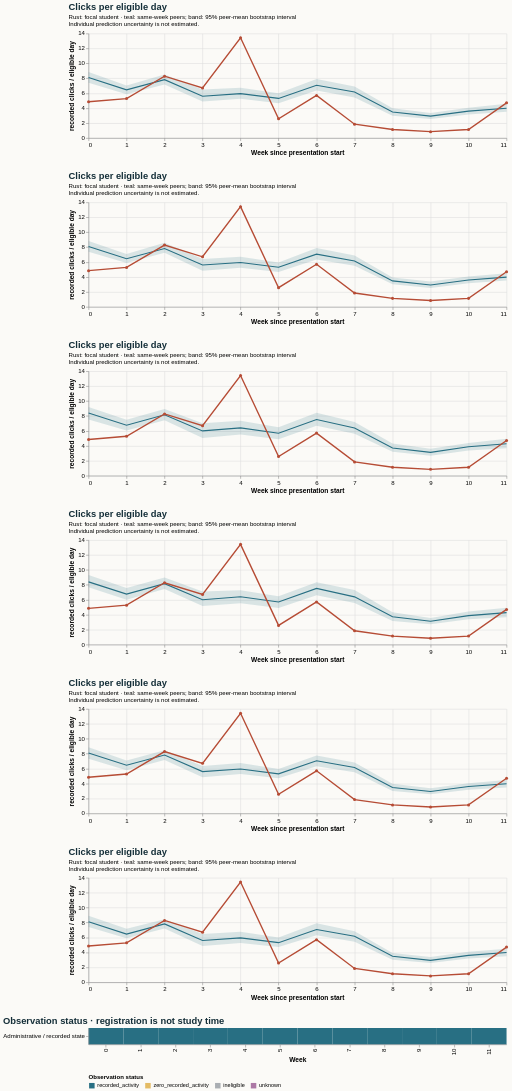

This figure's Vega-Lite source:
### Vega-Lite specification from a JSON file in a GitHub repository (floating-point values rounded to 4 significant figures)
{"$schema": "https://vega.github.io/schema/vega-lite/v5.20.1.json", "config": {"axis": {"labelFontSize": 11, "titleFontSize": 12}, "background": "#fbfaf7", "font": "sans-serif", "title": {"anchor": "start", "color": "#142e38", "fontSize": 17, "subtitleFontSize": 11}, "view": {"continuousHeight": 300, "continuousWidth": 300, "stroke": null}}, "datasets": {"data-1780de9d693d314b144a5803b7844742": [{"end_day": 6, "focal_value": 4.857, "peer_ci_high": 8.818, "peer_ci_low": 7.389, "peer_mean": 8.1, "peer_observations": 1159, "peer_people": 1159, "reference": "course", "unit": "recorded clicks / eligible day", "week": 0}, {"end_day": 13, "focal_value": 5.286, "peer_ci_high": 7.094, "peer_ci_low": 5.897, "peer_mean": 6.456, "peer_observations": 1151, "peer_people": 1151, "reference": "course", "unit": "recorded clicks / eligible day", "week": 1}, {"end_day": 20, "focal_value": 8.286, "peer_ci_high": 8.583, "peer_ci_low": 7.238, "peer_mean": 7.819, "peer_observations": 1133, "peer_people": 1133, "reference": "course", "unit": "recorded clicks / eligible day", "week": 2}, {"end_day": 27, "focal_value": 6.714, "peer_ci_high": 6.41, "peer_ci_low": 4.851, "peer_mean": 5.608, "peer_observations": 1125, "peer_people": 1125, "reference": "course", "unit": "recorded clicks / eligible day", "week": 3}, {"end_day": 34, "focal_value": 13.43, "peer_ci_high": 6.71, "peer_ci_low": 5.233, "peer_mean": 5.954, "peer_observations": 1088, "peer_people": 1088, "reference": "course", "unit": "recorded clicks / eligible day", "week": 4}, {"end_day": 41, "focal_value": 2.571, "peer_ci_high": 5.955, "peer_ci_low": 4.691, "peer_mean": 5.31, "peer_observations": 1081, "peer_people": 1081, "reference": "course", "unit": "recorded clicks / eligible day", "week": 5}, {"end_day": 48, "focal_value": 5.714, "peer_ci_high": 7.877, "peer_ci_low": 6.335, "peer_mean": 7.065, "peer_observations": 1070, "peer_people": 1070, "reference": "course", "unit": "recorded clicks / eligible day", "week": 6}, {"end_day": 55, "focal_value": 1.857, "peer_ci_high": 6.899, "peer_ci_low": 5.498, "peer_mean": 6.16, "peer_observations": 1054, "peer_people": 1054, "reference": "course", "unit": "recorded clicks / eligible day", "week": 7}, {"end_day": 62, "focal_value": 1.143, "peer_ci_high": 3.937, "peer_ci_low": 3.02, "peer_mean": 3.483, "peer_observations": 1044, "peer_people": 1044, "reference": "course", "unit": "recorded clicks / eligible day", "week": 8}, {"end_day": 69, "focal_value": 0.8571, "peer_ci_high": 3.389, "peer_ci_low": 2.547, "peer_mean": 2.943, "peer_observations": 1027, "peer_people": 1027, "reference": "course", "unit": "recorded clicks / eligible day", "week": 9}, {"end_day": 76, "focal_value": 1.143, "peer_ci_high": 4.086, "peer_ci_low": 3.179, "peer_mean": 3.609, "peer_observations": 1021, "peer_people": 1021, "reference": "course", "unit": "recorded clicks / eligible day", "week": 10}, {"end_day": 83, "focal_value": 4.714, "peer_ci_high": 4.513, "peer_ci_low": 3.54, "peer_mean": 3.989, "peer_observations": 1016, "peer_people": 1016, "reference": "course", "unit": "recorded clicks / eligible day", "week": 11}], "data-3efce100d0aa5ae0888daa3e29f0aad8": [{"eligible_days": 7.0, "end_day": 6, "logging_completeness": "unknown", "observation_status": "recorded_activity", "row": "Administrative / recorded state", "score_status": "withheld_release_time_unknown", "start_day": 0, "value": 4.857, "week": 0}, {"eligible_days": 7.0, "end_day": 13, "logging_completeness": "unknown", "observation_status": "recorded_activity", "row": "Administrative / recorded state", "score_status": "withheld_release_time_unknown", "start_day": 7, "value": 5.286, "week": 1}, {"eligible_days": 7.0, "end_day": 20, "logging_completeness": "unknown", "observation_status": "recorded_activity", "row": "Administrative / recorded state", "score_status": "withheld_release_time_unknown", "start_day": 14, "value": 8.286, "week": 2}, {"eligible_days": 7.0, "end_day": 27, "logging_completeness": "unknown", "observation_status": "recorded_activity", "row": "Administrative / recorded state", "score_status": "withheld_release_time_unknown", "start_day": 21, "value": 6.714, "week": 3}, {"eligible_days": 7.0, "end_day": 34, "logging_completeness": "unknown", "observation_status": "recorded_activity", "row": "Administrative / recorded state", "score_status": "withheld_release_time_unknown", "start_day": 28, "value": 13.43, "week": 4}, {"eligible_days": 7.0, "end_day": 41, "logging_completeness": "unknown", "observation_status": "recorded_activity", "row": "Administrative / recorded state", "score_status": "withheld_release_time_unknown", "start_day": 35, "value": 2.571, "week": 5}, {"eligible_days": 7.0, "end_day": 48, "logging_completeness": "unknown", "observation_status": "recorded_activity", "row": "Administrative / recorded state", "score_status": "withheld_release_time_unknown", "start_day": 42, "value": 5.714, "week": 6}, {"eligible_days": 7.0, "end_day": 55, "logging_completeness": "unknown", "observation_status": "recorded_activity", "row": "Administrative / recorded state", "score_status": "withheld_release_time_unknown", "start_day": 49, "value": 1.857, "week": 7}, {"eligible_days": 7.0, "end_day": 62, "logging_completeness": "unknown", "observation_status": "recorded_activity", "row": "Administrative / recorded state", "score_status": "withheld_release_time_unknown", "start_day": 56, "value": 1.143, "week": 8}, {"eligible_days": 7.0, "end_day": 69, "logging_completeness": "unknown", "observation_status": "recorded_activity", "row": "Administrative / recorded state", "score_status": "withheld_release_time_unknown", "start_day": 63, "value": 0.8571, "week": 9}, {"eligible_days": 7.0, "end_day": 76, "logging_completeness": "unknown", "observation_status": "recorded_activity", "row": "Administrative / recorded state", "score_status": "withheld_release_time_unknown", "start_day": 70, "value": 1.143, "week": 10}, {"eligible_days": 7.0, "end_day": 83, "logging_completeness": "unknown", "observation_status": "recorded_activity", "row": "Administrative / recorded state", "score_status": "withheld_release_time_unknown", "start_day": 77, "value": 4.714, "week": 11}], "data-aa02a62adf71e54dfb645a2ba3e35f07": [{"end_day": 6, "focal_value": 4.857, "peer_ci_high": 8.918, "peer_ci_low": 7.404, "peer_mean": 8.1, "peer_observations": 1159, "peer_people": 1159, "reference": "early_stage", "unit": "recorded clicks / eligible day", "week": 0}, {"end_day": 13, "focal_value": 5.286, "peer_ci_high": 7.181, "peer_ci_low": 5.896, "peer_mean": 6.456, "peer_observations": 1151, "peer_people": 1151, "reference": "early_stage", "unit": "recorded clicks / eligible day", "week": 1}, {"end_day": 20, "focal_value": 8.286, "peer_ci_high": 8.433, "peer_ci_low": 7.199, "peer_mean": 7.819, "peer_observations": 1133, "peer_people": 1133, "reference": "early_stage", "unit": "recorded clicks / eligible day", "week": 2}, {"end_day": 27, "focal_value": 6.714, "peer_ci_high": 6.487, "peer_ci_low": 4.856, "peer_mean": 5.608, "peer_observations": 1125, "peer_people": 1125, "reference": "early_stage", "unit": "recorded clicks / eligible day", "week": 3}, {"end_day": 34, "focal_value": 13.43, "peer_ci_high": 6.769, "peer_ci_low": 5.251, "peer_mean": 5.954, "peer_observations": 1088, "peer_people": 1088, "reference": "early_stage", "unit": "recorded clicks / eligible day", "week": 4}, {"end_day": 41, "focal_value": 2.571, "peer_ci_high": 5.993, "peer_ci_low": 4.743, "peer_mean": 5.31, "peer_observations": 1081, "peer_people": 1081, "reference": "early_stage", "unit": "recorded clicks / eligible day", "week": 5}, {"end_day": 48, "focal_value": 5.714, "peer_ci_high": 7.911, "peer_ci_low": 6.292, "peer_mean": 7.065, "peer_observations": 1070, "peer_people": 1070, "reference": "early_stage", "unit": "recorded clicks / eligible day", "week": 6}, {"end_day": 55, "focal_value": 1.857, "peer_ci_high": 6.835, "peer_ci_low": 5.442, "peer_mean": 6.16, "peer_observations": 1054, "peer_people": 1054, "reference": "early_stage", "unit": "recorded clicks / eligible day", "week": 7}, {"end_day": 62, "focal_value": 1.143, "peer_ci_high": 3.934, "peer_ci_low": 3.008, "peer_mean": 3.483, "peer_observations": 1044, "peer_people": 1044, "reference": "early_stage", "unit": "recorded clicks / eligible day", "week": 8}, {"end_day": 69, "focal_value": 0.8571, "peer_ci_high": 3.382, "peer_ci_low": 2.593, "peer_mean": 2.943, "peer_observations": 1027, "peer_people": 1027, "reference": "early_stage", "unit": "recorded clicks / eligible day", "week": 9}, {"end_day": 76, "focal_value": 1.143, "peer_ci_high": 4.079, "peer_ci_low": 3.195, "peer_mean": 3.609, "peer_observations": 1021, "peer_people": 1021, "reference": "early_stage", "unit": "recorded clicks / eligible day", "week": 10}, {"end_day": 83, "focal_value": 4.714, "peer_ci_high": 4.506, "peer_ci_low": 3.486, "peer_mean": 3.989, "peer_observations": 1016, "peer_people": 1016, "reference": "early_stage", "unit": "recorded clicks / eligible day", "week": 11}], "data-c176db2f0d0cfe8538ff2bd210405009": [{"end_day": 6, "focal_value": 4.857, "peer_ci_high": 8.861, "peer_ci_low": 7.41, "peer_mean": 8.1, "peer_observations": 1159, "peer_people": 1159, "reference": "course", "unit": "recorded clicks / eligible day", "week": 0}, {"end_day": 13, "focal_value": 5.286, "peer_ci_high": 7.026, "peer_ci_low": 5.874, "peer_mean": 6.456, "peer_observations": 1151, "peer_people": 1151, "reference": "course", "unit": "recorded clicks / eligible day", "week": 1}, {"end_day": 20, "focal_value": 8.286, "peer_ci_high": 8.513, "peer_ci_low": 7.182, "peer_mean": 7.819, "peer_observations": 1133, "peer_people": 1133, "reference": "course", "unit": "recorded clicks / eligible day", "week": 2}, {"end_day": 27, "focal_value": 6.714, "peer_ci_high": 6.519, "peer_ci_low": 4.898, "peer_mean": 5.608, "peer_observations": 1125, "peer_people": 1125, "reference": "course", "unit": "recorded clicks / eligible day", "week": 3}, {"end_day": 34, "focal_value": 13.43, "peer_ci_high": 6.74, "peer_ci_low": 5.279, "peer_mean": 5.954, "peer_observations": 1088, "peer_people": 1088, "reference": "course", "unit": "recorded clicks / eligible day", "week": 4}, {"end_day": 41, "focal_value": 2.571, "peer_ci_high": 5.996, "peer_ci_low": 4.666, "peer_mean": 5.31, "peer_observations": 1081, "peer_people": 1081, "reference": "course", "unit": "recorded clicks / eligible day", "week": 5}, {"end_day": 48, "focal_value": 5.714, "peer_ci_high": 7.917, "peer_ci_low": 6.38, "peer_mean": 7.065, "peer_observations": 1070, "peer_people": 1070, "reference": "course", "unit": "recorded clicks / eligible day", "week": 6}, {"end_day": 55, "focal_value": 1.857, "peer_ci_high": 6.891, "peer_ci_low": 5.431, "peer_mean": 6.16, "peer_observations": 1054, "peer_people": 1054, "reference": "course", "unit": "recorded clicks / eligible day", "week": 7}, {"end_day": 62, "focal_value": 1.143, "peer_ci_high": 3.984, "peer_ci_low": 2.996, "peer_mean": 3.483, "peer_observations": 1044, "peer_people": 1044, "reference": "course", "unit": "recorded clicks / eligible day", "week": 8}, {"end_day": 69, "focal_value": 0.8571, "peer_ci_high": 3.36, "peer_ci_low": 2.549, "peer_mean": 2.943, "peer_observations": 1027, "peer_people": 1027, "reference": "course", "unit": "recorded clicks / eligible day", "week": 9}, {"end_day": 76, "focal_value": 1.143, "peer_ci_high": 4.046, "peer_ci_low": 3.148, "peer_mean": 3.609, "peer_observations": 1021, "peer_people": 1021, "reference": "course", "unit": "recorded clicks / eligible day", "week": 10}, {"end_day": 83, "focal_value": 4.714, "peer_ci_high": 4.583, "peer_ci_low": 3.512, "peer_mean": 3.989, "peer_observations": 1016, "peer_people": 1016, "reference": "course", "unit": "recorded clicks / eligible day", "week": 11}], "data-c990854f1ab63be10393a734ed249d41": [{"end_day": 6, "focal_value": 4.857, "peer_ci_high": 9.199, "peer_ci_low": 7.539, "peer_mean": 8.4, "peer_observations": 927, "peer_people": 927, "reference": "same_prior_attempt", "unit": "recorded clicks / eligible day", "week": 0}, {"end_day": 13, "focal_value": 5.286, "peer_ci_high": 7.496, "peer_ci_low": 6.062, "peer_mean": 6.76, "peer_observations": 922, "peer_people": 922, "reference": "same_prior_attempt", "unit": "recorded clicks / eligible day", "week": 1}, {"end_day": 20, "focal_value": 8.286, "peer_ci_high": 8.942, "peer_ci_low": 7.421, "peer_mean": 8.165, "peer_observations": 911, "peer_people": 911, "reference": "same_prior_attempt", "unit": "recorded clicks / eligible day", "week": 2}, {"end_day": 27, "focal_value": 6.714, "peer_ci_high": 7.031, "peer_ci_low": 5.065, "peer_mean": 6.006, "peer_observations": 903, "peer_people": 903, "reference": "same_prior_attempt", "unit": "recorded clicks / eligible day", "week": 3}, {"end_day": 34, "focal_value": 13.43, "peer_ci_high": 7.382, "peer_ci_low": 5.525, "peer_mean": 6.414, "peer_observations": 872, "peer_people": 872, "reference": "same_prior_attempt", "unit": "recorded clicks / eligible day", "week": 4}, {"end_day": 41, "focal_value": 2.571, "peer_ci_high": 6.493, "peer_ci_low": 4.901, "peer_mean": 5.7, "peer_observations": 868, "peer_people": 868, "reference": "same_prior_attempt", "unit": "recorded clicks / eligible day", "week": 5}, {"end_day": 48, "focal_value": 5.714, "peer_ci_high": 8.449, "peer_ci_low": 6.7, "peer_mean": 7.525, "peer_observations": 861, "peer_people": 861, "reference": "same_prior_attempt", "unit": "recorded clicks / eligible day", "week": 6}, {"end_day": 55, "focal_value": 1.857, "peer_ci_high": 7.194, "peer_ci_low": 5.615, "peer_mean": 6.395, "peer_observations": 850, "peer_people": 850, "reference": "same_prior_attempt", "unit": "recorded clicks / eligible day", "week": 7}, {"end_day": 62, "focal_value": 1.143, "peer_ci_high": 4.309, "peer_ci_low": 3.22, "peer_mean": 3.728, "peer_observations": 842, "peer_people": 842, "reference": "same_prior_attempt", "unit": "recorded clicks / eligible day", "week": 8}, {"end_day": 69, "focal_value": 0.8571, "peer_ci_high": 3.623, "peer_ci_low": 2.664, "peer_mean": 3.135, "peer_observations": 828, "peer_people": 828, "reference": "same_prior_attempt", "unit": "recorded clicks / eligible day", "week": 9}, {"end_day": 76, "focal_value": 1.143, "peer_ci_high": 4.383, "peer_ci_low": 3.378, "peer_mean": 3.877, "peer_observations": 824, "peer_people": 824, "reference": "same_prior_attempt", "unit": "recorded clicks / eligible day", "week": 10}, {"end_day": 83, "focal_value": 4.714, "peer_ci_high": 4.946, "peer_ci_low": 3.689, "peer_mean": 4.281, "peer_observations": 820, "peer_people": 820, "reference": "same_prior_attempt", "unit": "recorded clicks / eligible day", "week": 11}], "data-c9f1d3f8e27481f265d0f4f7212e7e26": [{"end_day": 6, "focal_value": 4.857, "peer_ci_high": 8.87, "peer_ci_low": 7.339, "peer_mean": 8.1, "peer_observations": 1159, "peer_people": 1159, "reference": "early_stage", "unit": "recorded clicks / eligible day", "week": 0}, {"end_day": 13, "focal_value": 5.286, "peer_ci_high": 7.086, "peer_ci_low": 5.797, "peer_mean": 6.456, "peer_observations": 1151, "peer_people": 1151, "reference": "early_stage", "unit": "recorded clicks / eligible day", "week": 1}, {"end_day": 20, "focal_value": 8.286, "peer_ci_high": 8.459, "peer_ci_low": 7.176, "peer_mean": 7.819, "peer_observations": 1133, "peer_people": 1133, "reference": "early_stage", "unit": "recorded clicks / eligible day", "week": 2}, {"end_day": 27, "focal_value": 6.714, "peer_ci_high": 6.356, "peer_ci_low": 4.863, "peer_mean": 5.608, "peer_observations": 1125, "peer_people": 1125, "reference": "early_stage", "unit": "recorded clicks / eligible day", "week": 3}, {"end_day": 34, "focal_value": 13.43, "peer_ci_high": 6.744, "peer_ci_low": 5.282, "peer_mean": 5.954, "peer_observations": 1088, "peer_people": 1088, "reference": "early_stage", "unit": "recorded clicks / eligible day", "week": 4}, {"end_day": 41, "focal_value": 2.571, "peer_ci_high": 5.94, "peer_ci_low": 4.722, "peer_mean": 5.31, "peer_observations": 1081, "peer_people": 1081, "reference": "early_stage", "unit": "recorded clicks / eligible day", "week": 5}, {"end_day": 48, "focal_value": 5.714, "peer_ci_high": 7.768, "peer_ci_low": 6.315, "peer_mean": 7.065, "peer_observations": 1070, "peer_people": 1070, "reference": "early_stage", "unit": "recorded clicks / eligible day", "week": 6}, {"end_day": 55, "focal_value": 1.857, "peer_ci_high": 6.813, "peer_ci_low": 5.518, "peer_mean": 6.16, "peer_observations": 1054, "peer_people": 1054, "reference": "early_stage", "unit": "recorded clicks / eligible day", "week": 7}, {"end_day": 62, "focal_value": 1.143, "peer_ci_high": 3.967, "peer_ci_low": 2.997, "peer_mean": 3.483, "peer_observations": 1044, "peer_people": 1044, "reference": "early_stage", "unit": "recorded clicks / eligible day", "week": 8}, {"end_day": 69, "focal_value": 0.8571, "peer_ci_high": 3.371, "peer_ci_low": 2.557, "peer_mean": 2.943, "peer_observations": 1027, "peer_people": 1027, "reference": "early_stage", "unit": "recorded clicks / eligible day", "week": 9}, {"end_day": 76, "focal_value": 1.143, "peer_ci_high": 4.045, "peer_ci_low": 3.186, "peer_mean": 3.609, "peer_observations": 1021, "peer_people": 1021, "reference": "early_stage", "unit": "recorded clicks / eligible day", "week": 10}, {"end_day": 83, "focal_value": 4.714, "peer_ci_high": 4.485, "peer_ci_low": 3.484, "peer_mean": 3.989, "peer_observations": 1016, "peer_people": 1016, "reference": "early_stage", "unit": "recorded clicks / eligible day", "week": 11}], "data-feaa5248bc4803630d331f725ad17b03": [{"end_day": 6, "focal_value": 4.857, "peer_ci_high": 9.328, "peer_ci_low": 7.681, "peer_mean": 8.4, "peer_observations": 927, "peer_people": 927, "reference": "same_prior_attempt", "unit": "recorded clicks / eligible day", "week": 0}, {"end_day": 13, "focal_value": 5.286, "peer_ci_high": 7.585, "peer_ci_low": 6.025, "peer_mean": 6.76, "peer_observations": 922, "peer_people": 922, "reference": "same_prior_attempt", "unit": "recorded clicks / eligible day", "week": 1}, {"end_day": 20, "focal_value": 8.286, "peer_ci_high": 8.988, "peer_ci_low": 7.447, "peer_mean": 8.165, "peer_observations": 911, "peer_people": 911, "reference": "same_prior_attempt", "unit": "recorded clicks / eligible day", "week": 2}, {"end_day": 27, "focal_value": 6.714, "peer_ci_high": 7.125, "peer_ci_low": 5.157, "peer_mean": 6.006, "peer_observations": 903, "peer_people": 903, "reference": "same_prior_attempt", "unit": "recorded clicks / eligible day", "week": 3}, {"end_day": 34, "focal_value": 13.43, "peer_ci_high": 7.282, "peer_ci_low": 5.553, "peer_mean": 6.414, "peer_observations": 872, "peer_people": 872, "reference": "same_prior_attempt", "unit": "recorded clicks / eligible day", "week": 4}, {"end_day": 41, "focal_value": 2.571, "peer_ci_high": 6.494, "peer_ci_low": 4.895, "peer_mean": 5.7, "peer_observations": 868, "peer_people": 868, "reference": "same_prior_attempt", "unit": "recorded clicks / eligible day", "week": 5}, {"end_day": 48, "focal_value": 5.714, "peer_ci_high": 8.356, "peer_ci_low": 6.621, "peer_mean": 7.525, "peer_observations": 861, "peer_people": 861, "reference": "same_prior_attempt", "unit": "recorded clicks / eligible day", "week": 6}, {"end_day": 55, "focal_value": 1.857, "peer_ci_high": 7.304, "peer_ci_low": 5.584, "peer_mean": 6.395, "peer_observations": 850, "peer_people": 850, "reference": "same_prior_attempt", "unit": "recorded clicks / eligible day", "week": 7}, {"end_day": 62, "focal_value": 1.143, "peer_ci_high": 4.339, "peer_ci_low": 3.154, "peer_mean": 3.728, "peer_observations": 842, "peer_people": 842, "reference": "same_prior_attempt", "unit": "recorded clicks / eligible day", "week": 8}, {"end_day": 69, "focal_value": 0.8571, "peer_ci_high": 3.573, "peer_ci_low": 2.727, "peer_mean": 3.135, "peer_observations": 828, "peer_people": 828, "reference": "same_prior_attempt", "unit": "recorded clicks / eligible day", "week": 9}, {"end_day": 76, "focal_value": 1.143, "peer_ci_high": 4.451, "peer_ci_low": 3.405, "peer_mean": 3.877, "peer_observations": 824, "peer_people": 824, "reference": "same_prior_attempt", "unit": "recorded clicks / eligible day", "week": 10}, {"end_day": 83, "focal_value": 4.714, "peer_ci_high": 4.921, "peer_ci_low": 3.676, "peer_mean": 4.281, "peer_observations": 820, "peer_people": 820, "reference": "same_prior_attempt", "unit": "recorded clicks / eligible day", "week": 11}]}, "resolve": {"scale": {"color": "independent"}}, "spacing": 28, "vconcat": [{"data": {"name": "data-c176db2f0d0cfe8538ff2bd210405009"}, "height": 190, "layer": [{"encoding": {"x": {"axis": {"tickMinStep": 1}, "field": "week", "title": "Week since presentation start", "type": "quantitative"}, "y": {"field": "peer_ci_low", "scale": {"zero": true}, "title": "recorded clicks / eligible day", "type": "quantitative"}, "y2": {"field": "peer_ci_high"}}, "mark": {"color": "#286f83", "opacity": 0.16, "type": "area"}}, {"encoding": {"tooltip": [{"field": "week", "type": "quantitative"}, {"field": "peer_mean", "type": "quantitative"}, {"field": "peer_people", "type": "quantitative"}, {"field": "peer_observations", "type": "quantitative"}], "x": {"field": "week", "type": "quantitative"}, "y": {"field": "peer_mean", "type": "quantitative"}}, "mark": {"color": "#286f83", "strokeWidth": 2, "type": "line"}}, {"encoding": {"tooltip": [{"field": "week", "type": "quantitative"}, {"field": "focal_value", "type": "quantitative"}], "x": {"field": "week", "type": "quantitative"}, "y": {"field": "focal_value", "type": "quantitative"}}, "mark": {"color": "#b64c35", "point": {"color": "#b64c35"}, "strokeWidth": 2.5, "type": "line"}}], "title": {"subtitle": ["Rust: focal student · teal: same-week peers; band: 95% peer-mean bootstrap interval", "Individual prediction uncertainty is not estimated."], "text": "Clicks per eligible day"}, "width": 760}, {"data": {"name": "data-1780de9d693d314b144a5803b7844742"}, "height": 190, "layer": [{"encoding": {"x": {"axis": {"tickMinStep": 1}, "field": "week", "title": "Week since presentation start", "type": "quantitative"}, "y": {"field": "peer_ci_low", "scale": {"zero": true}, "title": "recorded clicks / eligible day", "type": "quantitative"}, "y2": {"field": "peer_ci_high"}}, "mark": {"color": "#286f83", "opacity": 0.16, "type": "area"}}, {"encoding": {"tooltip": [{"field": "week", "type": "quantitative"}, {"field": "peer_mean", "type": "quantitative"}, {"field": "peer_people", "type": "quantitative"}, {"field": "peer_observations", "type": "quantitative"}], "x": {"field": "week", "type": "quantitative"}, "y": {"field": "peer_mean", "type": "quantitative"}}, "mark": {"color": "#286f83", "strokeWidth": 2, "type": "line"}}, {"encoding": {"tooltip": [{"field": "week", "type": "quantitative"}, {"field": "focal_value", "type": "quantitative"}], "x": {"field": "week", "type": "quantitative"}, "y": {"field": "focal_value", "type": "quantitative"}}, "mark": {"color": "#b64c35", "point": {"color": "#b64c35"}, "strokeWidth": 2.5, "type": "line"}}], "title": {"subtitle": ["Rust: focal student · teal: same-week peers; band: 95% peer-mean bootstrap interval", "Individual prediction uncertainty is not estimated."], "text": "Clicks per eligible day"}, "width": 760}, {"data": {"name": "data-c990854f1ab63be10393a734ed249d41"}, "height": 190, "layer": [{"encoding": {"x": {"axis": {"tickMinStep": 1}, "field": "week", "title": "Week since presentation start", "type": "quantitative"}, "y": {"field": "peer_ci_low", "scale": {"zero": true}, "title": "recorded clicks / eligible day", "type": "quantitative"}, "y2": {"field": "peer_ci_high"}}, "mark": {"color": "#286f83", "opacity": 0.16, "type": "area"}}, {"encoding": {"tooltip": [{"field": "week", "type": "quantitative"}, {"field": "peer_mean", "type": "quantitative"}, {"field": "peer_people", "type": "quantitative"}, {"field": "peer_observations", "type": "quantitative"}], "x": {"field": "week", "type": "quantitative"}, "y": {"field": "peer_mean", "type": "quantitative"}}, "mark": {"color": "#286f83", "strokeWidth": 2, "type": "line"}}, {"encoding": {"tooltip": [{"field": "week", "type": "quantitative"}, {"field": "focal_value", "type": "quantitative"}], "x": {"field": "week", "type": "quantitative"}, "y": {"field": "focal_value", "type": "quantitative"}}, "mark": {"color": "#b64c35", "point": {"color": "#b64c35"}, "strokeWidth": 2.5, "type": "line"}}], "title": {"subtitle": ["Rust: focal student · teal: same-week peers; band: 95% peer-mean bootstrap interval", "Individual prediction uncertainty is not estimated."], "text": "Clicks per eligible day"}, "width": 760}, {"data": {"name": "data-feaa5248bc4803630d331f725ad17b03"}, "height": 190, "layer": [{"encoding": {"x": {"axis": {"tickMinStep": 1}, "field": "week", "title": "Week since presentation start", "type": "quantitative"}, "y": {"field": "peer_ci_low", "scale": {"zero": true}, "title": "recorded clicks / eligible day", "type": "quantitative"}, "y2": {"field": "peer_ci_high"}}, "mark": {"color": "#286f83", "opacity": 0.16, "type": "area"}}, {"encoding": {"tooltip": [{"field": "week", "type": "quantitative"}, {"field": "peer_mean", "type": "quantitative"}, {"field": "peer_people", "type": "quantitative"}, {"field": "peer_observations", "type": "quantitative"}], "x": {"field": "week", "type": "quantitative"}, "y": {"field": "peer_mean", "type": "quantitative"}}, "mark": {"color": "#286f83", "strokeWidth": 2, "type": "line"}}, {"encoding": {"tooltip": [{"field": "week", "type": "quantitative"}, {"field": "focal_value", "type": "quantitative"}], "x": {"field": "week", "type": "quantitative"}, "y": {"field": "focal_value", "type": "quantitative"}}, "mark": {"color": "#b64c35", "point": {"color": "#b64c35"}, "strokeWidth": 2.5, "type": "line"}}], "title": {"subtitle": ["Rust: focal student · teal: same-week peers; band: 95% peer-mean bootstrap interval", "Individual prediction uncertainty is not estimated."], "text": "Clicks per eligible day"}, "width": 760}, {"data": {"name": "data-c9f1d3f8e27481f265d0f4f7212e7e26"}, "height": 190, "layer": [{"encoding": {"x": {"axis": {"tickMinStep": 1}, "field": "week", "title": "Week since presentation start", "type": "quantitative"}, "y": {"field": "peer_ci_low", "scale": {"zero": true}, "title": "recorded clicks / eligible day", "type": "quantitative"}, "y2": {"field": "peer_ci_high"}}, "mark": {"color": "#286f83", "opacity": 0.16, "type": "area"}}, {"encoding": {"tooltip": [{"field": "week", "type": "quantitative"}, {"field": "peer_mean", "type": "quantitative"}, {"field": "peer_people", "type": "quantitative"}, {"field": "peer_observations", "type": "quantitative"}], "x": {"field": "week", "type": "quantitative"}, "y": {"field": "peer_mean", "type": "quantitative"}}, "mark": {"color": "#286f83", "strokeWidth": 2, "type": "line"}}, {"encoding": {"tooltip": [{"field": "week", "type": "quantitative"}, {"field": "focal_value", "type": "quantitative"}], "x": {"field": "week", "type": "quantitative"}, "y": {"field": "focal_value", "type": "quantitative"}}, "mark": {"color": "#b64c35", "point": {"color": "#b64c35"}, "strokeWidth": 2.5, "type": "line"}}], "title": {"subtitle": ["Rust: focal student · teal: same-week peers; band: 95% peer-mean bootstrap interval", "Individual prediction uncertainty is not estimated."], "text": "Clicks per eligible day"}, "width": 760}, {"data": {"name": "data-aa02a62adf71e54dfb645a2ba3e35f07"}, "height": 190, "layer": [{"encoding": {"x": {"axis": {"tickMinStep": 1}, "field": "week", "title": "Week since presentation start", "type": "quantitative"}, "y": {"field": "peer_ci_low", "scale": {"zero": true}, "title": "recorded clicks / eligible day", "type": "quantitative"}, "y2": {"field": "peer_ci_high"}}, "mark": {"color": "#286f83", "opacity": 0.16, "type": "area"}}, {"encoding": {"tooltip": [{"field": "week", "type": "quantitative"}, {"field": "peer_mean", "type": "quantitative"}, {"field": "peer_people", "type": "quantitative"}, {"field": "peer_observations", "type": "quantitative"}], "x": {"field": "week", "type": "quantitative"}, "y": {"field": "peer_mean", "type": "quantitative"}}, "mark": {"color": "#286f83", "strokeWidth": 2, "type": "line"}}, {"encoding": {"tooltip": [{"field": "week", "type": "quantitative"}, {"field": "focal_value", "type": "quantitative"}], "x": {"field": "week", "type": "quantitative"}, "y": {"field": "focal_value", "type": "quantitative"}}, "mark": {"color": "#b64c35", "point": {"color": "#b64c35"}, "strokeWidth": 2.5, "type": "line"}}], "title": {"subtitle": ["Rust: focal student · teal: same-week peers; band: 95% peer-mean bootstrap interval", "Individual prediction uncertainty is not estimated."], "text": "Clicks per eligible day"}, "width": 760}, {"data": {"name": "data-3efce100d0aa5ae0888daa3e29f0aad8"}, "encoding": {"color": {"field": "observation_status", "legend": {"labelLimit": 260, "orient": "bottom"}, "scale": {"domain": ["recorded_activity", "zero_recorded_activity", "ineligible", "unknown"], "range": ["#286f83", "#e4bb64", "#aaaeb3", "#ac78a5"]}, "title": "Observation status", "type": "nominal"}, "tooltip": [{"field": "week", "type": "quantitative"}, {"field": "eligible_days", "type": "quantitative"}, {"field": "observation_status", "type": "nominal"}, {"field": "logging_completeness", "type": "nominal"}], "x": {"field": "week", "title": "Week", "type": "ordinal"}, "y": {"field": "row", "title": null, "type": "nominal"}}, "height": 30, "mark": {"type": "rect"}, "title": "Observation status · registration is not study time", "width": 760}]}
